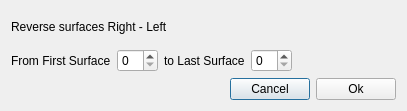
<?xml version="1.0" encoding="UTF-8"?>
<ui version="4.0">
 <class>DialogRevertDesign</class>
 <widget class="QDialog" name="DialogRevertDesign">
  <property name="geometry">
   <rect>
    <x>0</x>
    <y>0</y>
    <width>407</width>
    <height>111</height>
   </rect>
  </property>
  <property name="windowTitle">
   <string>Reverse Design</string>
  </property>
  <property name="windowIcon">
   <iconset resource="Astree.qrc">
    <normaloff>:/Astree/Astree.ico</normaloff>:/Astree/Astree.ico</iconset>
  </property>
  <property name="whatsThis">
   <string/>
  </property>
  <layout class="QGridLayout" name="gridLayout">
   <item row="0" column="0">
    <layout class="QVBoxLayout" name="verticalLayout">
     <item>
      <widget class="QLabel" name="label_3">
       <property name="text">
        <string>Reverse surfaces Right - Left</string>
       </property>
      </widget>
     </item>
     <item>
      <layout class="QHBoxLayout" name="horizontalLayout">
       <item>
        <widget class="QLabel" name="label">
         <property name="text">
          <string>From First Surface</string>
         </property>
        </widget>
       </item>
       <item>
        <widget class="QSpinBox" name="spFirstSurface"/>
       </item>
       <item>
        <widget class="QLabel" name="label_2">
         <property name="text">
          <string>to Last Surface</string>
         </property>
        </widget>
       </item>
       <item>
        <widget class="QSpinBox" name="spLastSurface"/>
       </item>
       <item>
        <spacer name="horizontalSpacer">
         <property name="orientation">
          <enum>Qt::Horizontal</enum>
         </property>
         <property name="sizeHint" stdset="0">
          <size>
           <width>40</width>
           <height>20</height>
          </size>
         </property>
        </spacer>
       </item>
      </layout>
     </item>
    </layout>
   </item>
   <item row="1" column="0">
    <layout class="QHBoxLayout" name="horizontalLayout_3">
     <item>
      <spacer name="horizontalSpacer_2">
       <property name="orientation">
        <enum>Qt::Horizontal</enum>
       </property>
       <property name="sizeHint" stdset="0">
        <size>
         <width>40</width>
         <height>20</height>
        </size>
       </property>
      </spacer>
     </item>
     <item>
      <widget class="QPushButton" name="btnCancel">
       <property name="text">
        <string>Cancel</string>
       </property>
      </widget>
     </item>
     <item>
      <widget class="QPushButton" name="btnOk">
       <property name="text">
        <string>Ok</string>
       </property>
      </widget>
     </item>
    </layout>
   </item>
  </layout>
 </widget>
 <resources>
  <include location="Astree.qrc"/>
 </resources>
 <connections/>
</ui>
